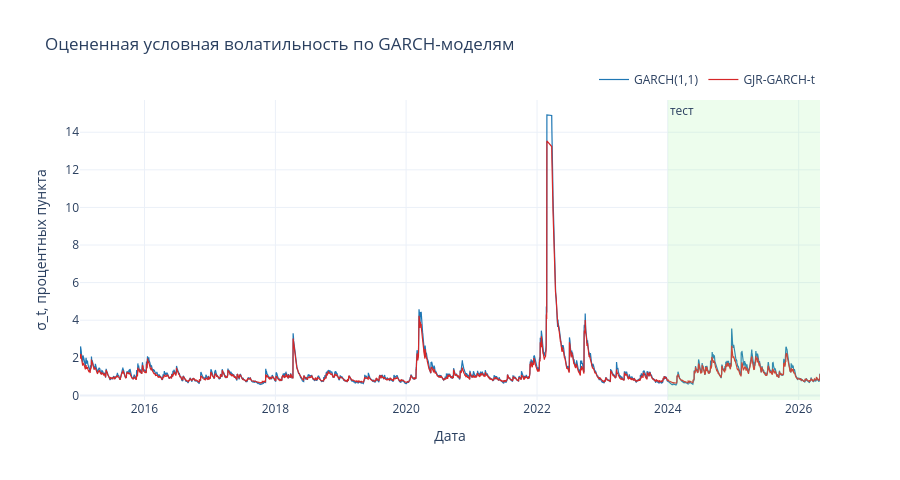

Here is the notebook cell this chart was saved with:
### Markdown cell above
### Оцененная условная волатильность

График показывает оценку изменяющегося во времени уровня риска. В отличие от скользящего стандартного отклонения, GARCH-модели используют параметрическую зависимость дисперсии от прошлых шоков и прошлой дисперсии.

Сравнение GARCH(1,1) и GJR-GARCH-t показывает, насколько учет асимметрии и тяжелых хвостов влияет на оценку волатильности в стрессовые периоды.

### Code cell
def fixed_volatility_result(eps_series, fitted_result, vol, p, q=0, o=0, dist="normal"):
    model = arch_model(eps_series, mean="Zero", vol=vol, p=p, o=o, q=q, dist=dist)
    return model.fix(fitted_result.params)

fixed_arch = fixed_volatility_result(eps_full, arch5, "ARCH", p=5, q=0, o=0, dist="normal")
fixed_garch = fixed_volatility_result(eps_full, garch, "GARCH", p=1, q=1, o=0, dist="normal")
fixed_gjr = fixed_volatility_result(eps_full, gjr, "GARCH", p=1, q=1, o=1, dist="t")

sigma_arch = fixed_arch.conditional_volatility
sigma_garch = fixed_garch.conditional_volatility
sigma_gjr = fixed_gjr.conditional_volatility

fig = go.Figure()
fig.add_trace(go.Scatter(x=sigma_garch.index, y=sigma_garch, mode="lines", name="GARCH(1,1)",
                         line=dict(color="#1f77b4", width=1.2)))
fig.add_trace(go.Scatter(x=sigma_gjr.index, y=sigma_gjr, mode="lines", name="GJR-GARCH-t",
                         line=dict(color="#d62728", width=1.2)))
fig.add_vrect(x0=test_start, x1=end_date, fillcolor="LightGreen", opacity=0.16, line_width=0,
              annotation_text="тест", annotation_position="top left")
fig.update_layout(title="Оцененная условная волатильность по GARCH-моделям", xaxis_title="Дата",
                  yaxis_title="σ_t, процентных пункта", height=480, hovermode="x unified",
                  legend=dict(orientation="h", yanchor="bottom", y=1.02, xanchor="right", x=1))
fig.show()

### Figure 1 — Plotly figure (JSON) as saved in the notebook; plotly's stock layout.template omitted (floating-point values rounded to 4 significant figures; data arrays with more than 128 entries replaced by an {"elided": "..."} marker saying what was removed)
{"data": [{"line": {"color": "#1f77b4", "width": 1.2}, "mode": "lines", "name": "GARCH(1,1)", "x": {"elided": "2845 str values"}, "y": {"elided": "2845 float values"}, "type": "scatter"}, {"line": {"color": "#d62728", "width": 1.2}, "mode": "lines", "name": "GJR-GARCH-t", "x": {"elided": "2845 str values"}, "y": {"elided": "2845 float values"}, "type": "scatter"}], "layout": {"shapes": [{"fillcolor": "LightGreen", "line": {"width": 0}, "opacity": 0.16, "type": "rect", "x0": "2024-01-01", "x1": "2026-04-30", "xref": "x", "y0": 0, "y1": 1, "yref": "y domain"}], "annotations": [{"showarrow": false, "text": "тест", "x": "2024-01-01", "xanchor": "left", "xref": "x", "y": 1, "yanchor": "top", "yref": "y domain"}], "legend": {"orientation": "h", "yanchor": "bottom", "y": 1.02, "xanchor": "right", "x": 1}, "title": {"text": "Оцененная условная волатильность по GARCH-моделям"}, "xaxis": {"title": {"text": "Дата"}}, "yaxis": {"title": {"text": "σ_t, процентных пункта"}}, "height": 480, "hovermode": "x unified"}}
